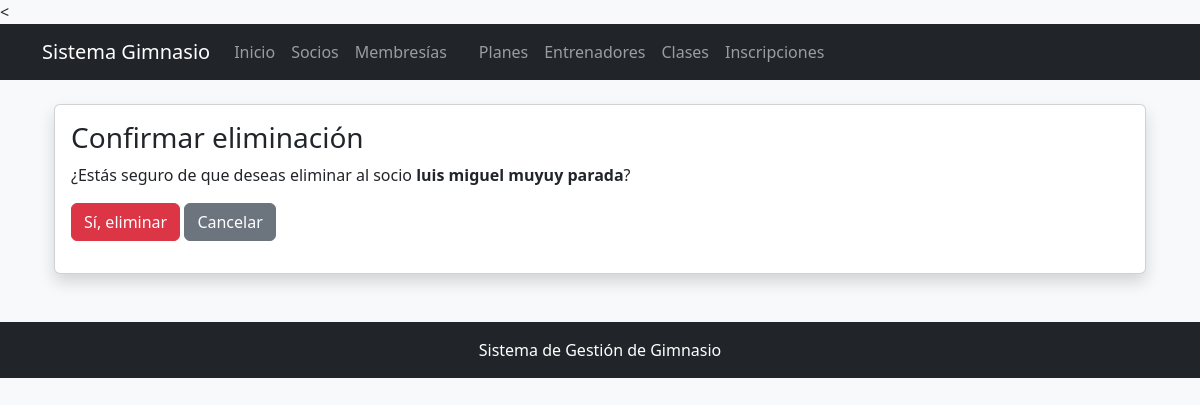
/socios/eliminar/1/, run on an earlier commit of the app's database.
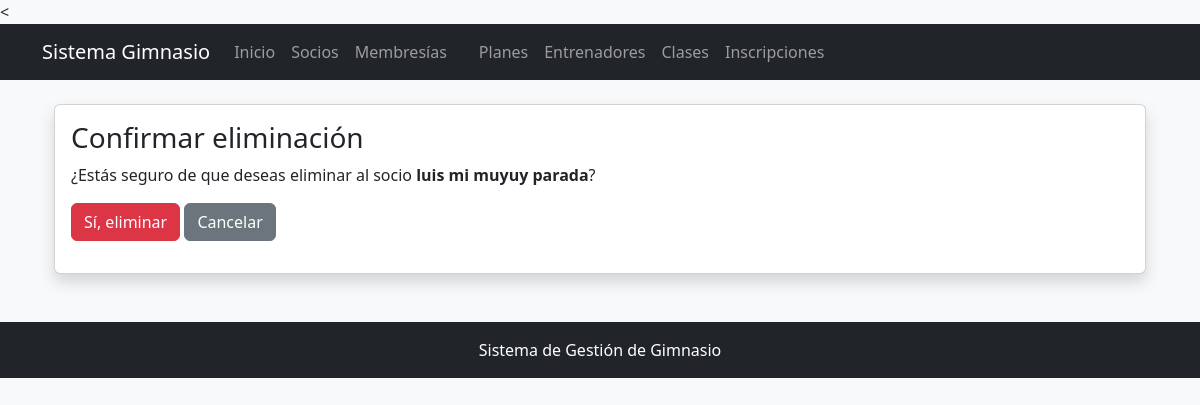
And on a later commit of the database.
### socios/models.py (models this page shows, shortened)
class Socio(models.Model):
    id_socio = models.AutoField(primary_key=True)
    documento = models.CharField(max_length=20, unique=True)
    nombres = models.CharField(max_length=100)
    apellidos = models.CharField(max_length=100)
    telefono = models.CharField(max_length=20)
    correo = models.EmailField(unique=True)
    fecha_registro = models.DateField(auto_now_add=True)
    activo = models.BooleanField(default=True)

### socios/views.py (the view)
# urls.py: path('eliminar/<int:id_socio>/', views.eliminar_socio, name='eliminar_socio'),
def eliminar_socio(request, id_socio):
    socio = Socio.objects.get(id_socio=id_socio)
    if request.method == 'POST':
        socio.delete()
        return redirect('socios:lista_socios')
    return render(request, 'socios/eliminar.html', {'socio': socio})

### templates/socios/eliminar.html (shortened to what this page needs)
{% extends 'gimnasio/base.html' %}
{% block content %}
<div class="container mt-4">
    <div class="card shadow">
        <div class="card-body">
            <h3>Confirmar eliminación</h3>
            <p>
                ¿Estás seguro de que deseas eliminar al socio
                <strong>{{ socio.nombres }} {{ socio.apellidos }}</strong>?
            </p>
            <form method="POST">
                <button type="submit" class="btn btn-danger">
                    Sí, eliminar
                </button>
                <a href="{% url 'socios:lista_socios' %}" class="btn btn-secondary">
                    Cancelar
                </a>
            </form>
        </div>
    </div>
</div>
{% endblock %}

What changed in the data, as far as the page shows it:
changed Socio "muyuy parada": nombres "luis miguel" → "luis mi"
